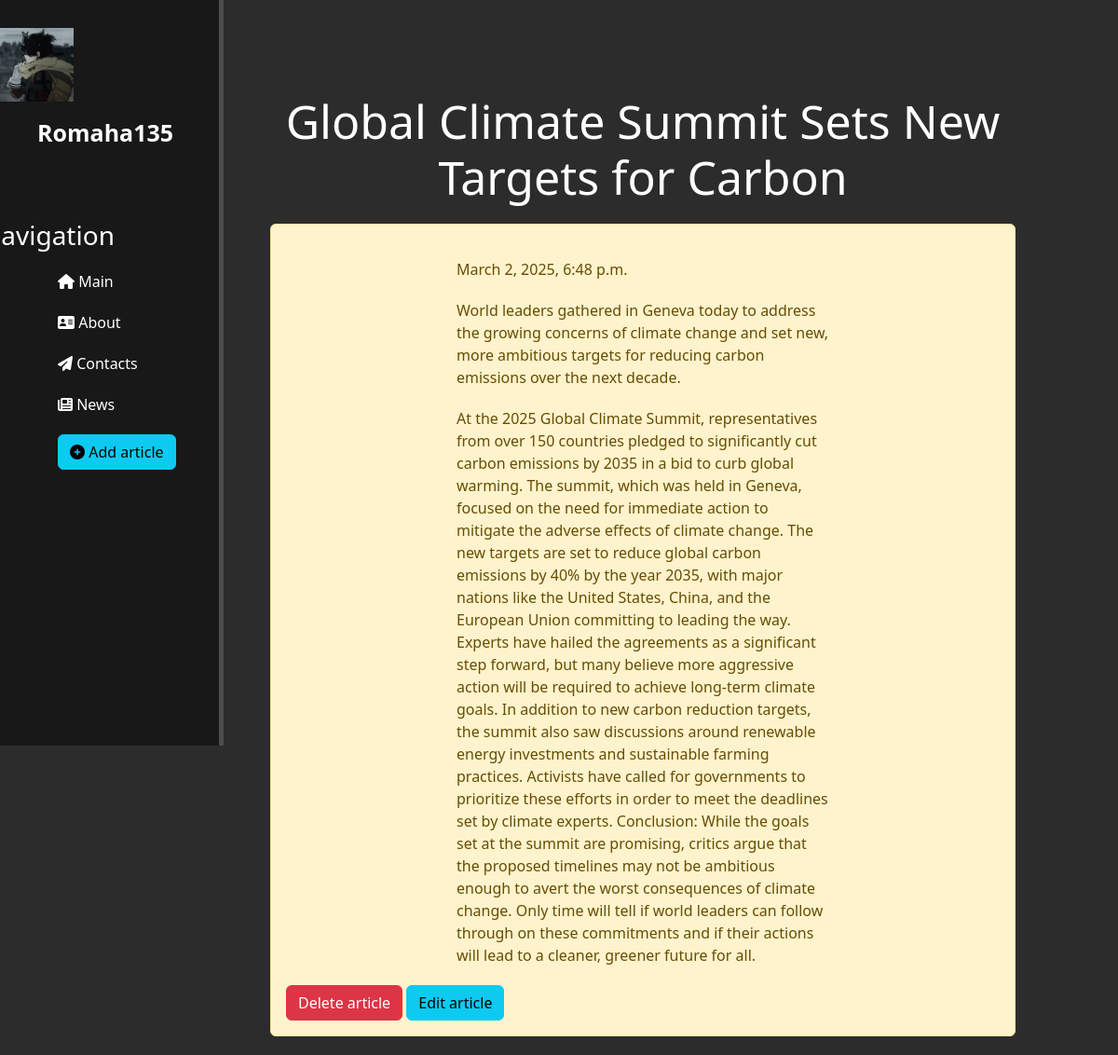
/news/6, run on an earlier commit of the app's database.
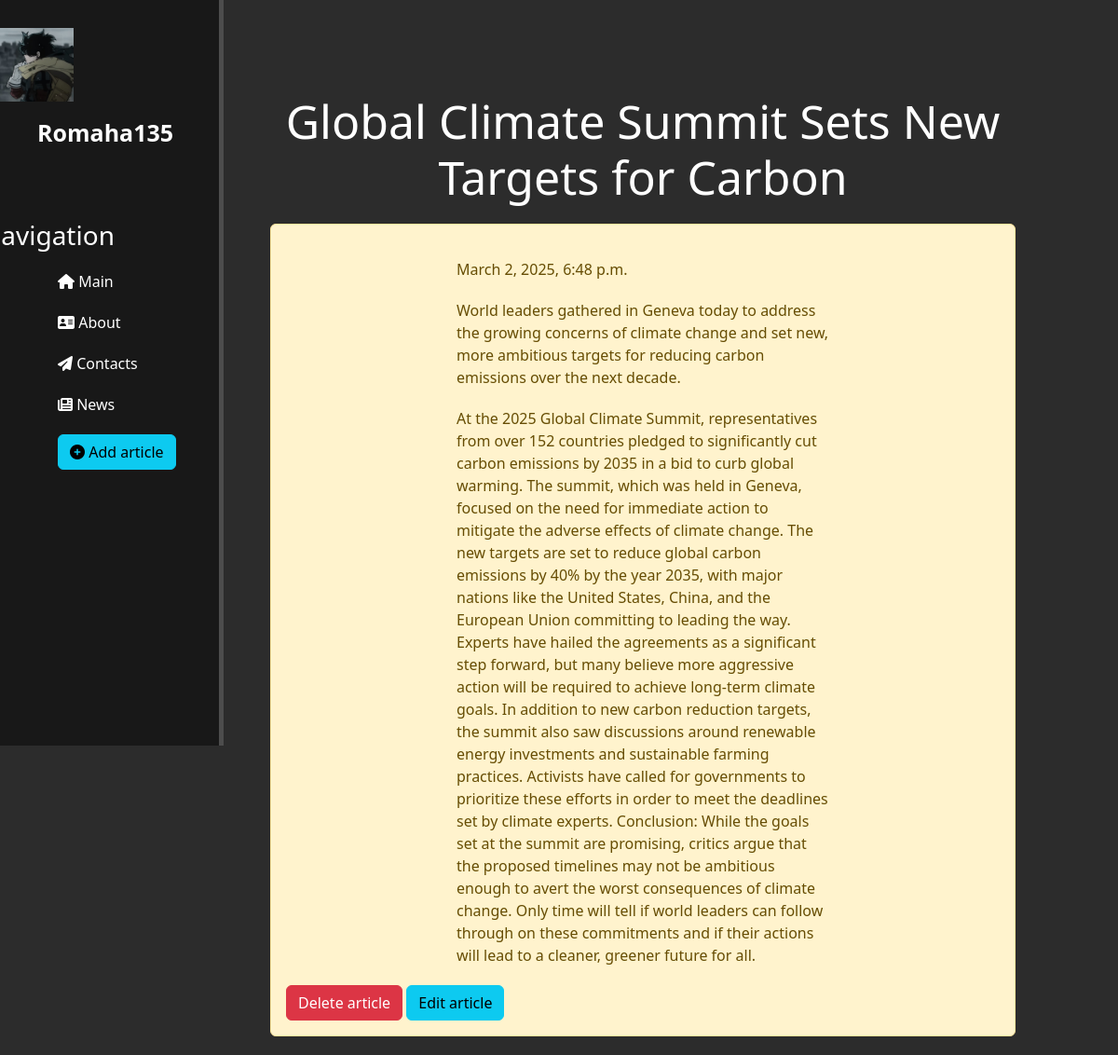
And on a later commit of the database.
### news/models.py (models this page shows, shortened)
class Articles(models.Model):
    title = models.CharField('Title', max_length=50, default='Untitled')
    intro = models.CharField('Introduction', max_length=250, default='No introduction')
    full_text = models.TextField('Article', default='No content')  # Add a default value
    date = models.DateTimeField('Date')
    class Meta:
        verbose_name = 'Article'
        verbose_name_plural = 'Articles'

### news/views.py (the view)
# urls.py: path('<int:pk>', views.NewsDetailView.as_view(), name='news-detail'),
class NewsDetailView(DetailView):
    model = Articles
    template_name = 'news/details_view.html'
    context_object_name = 'article'

### news/templates/news/details_view.html (shortened to what this page needs)
{% extends 'main/layout.html' %}
{% block content %}
    <div class="features">
        <h1>{{ article.title }}</h1>
        <div class="alert alert-warning">
            <p>{{ article.date }}</p>
            <p>{{ article.intro }}</p>
            <p class="full">{{ article.full_text }}</p>
            <a href="{% url 'news-delete' article.id %}" class="btn btn-danger">Delete article</a>
            <a href="{% url 'news-update' article.id %}" class="btn btn-info">Edit article</a>
        </div>
    </div>
{% endblock %}

What changed in the data, as far as the page shows it:
changed Articles "Global Climate Summit Sets New Targets for Carbon": full_text "…Summit, representatives from over 150 countries pledged to significantly…" → "…Summit, representatives from over 152 countries pledged to significantly…"
